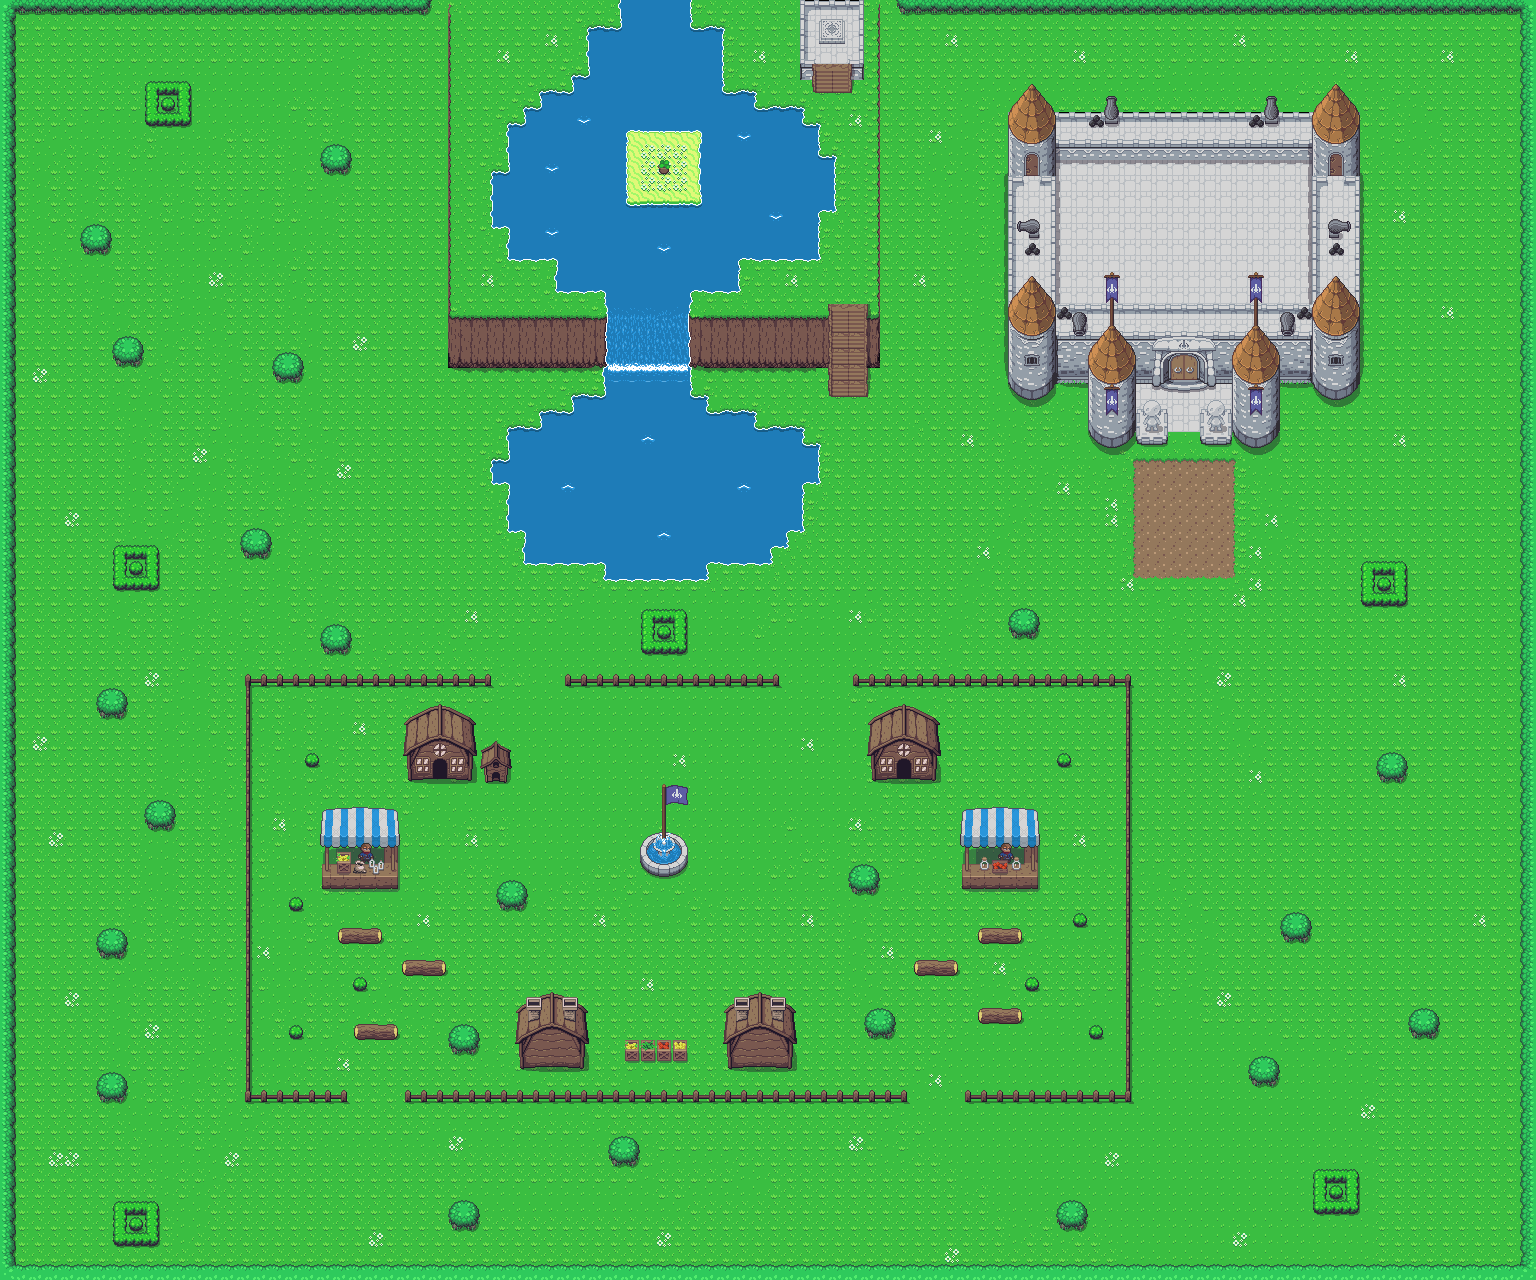

The image is a tile-based game level rendered from a .tmx file. Its description and source (layers, tilesets, objects; grid data summarised) follow:
An orthogonal 96x80 tile map with 16x16 px tiles, 5 tile layers (Background, Mapa, AdornosBack, AdornosFront, ...), 5 tilesets and 25 objects (2x Estatua Seinn, Fuente principal del pueblo Seinn, Tienda 1, Tienda 2, Casa, ...).

<map version="1.2" tiledversion="1.3.1" orientation="orthogonal" renderorder="right-down" compressionlevel="0" width="96" height="80" tilewidth="16" tileheight="16" infinite="0" nextlayerid="8" nextobjectid="54">
 <tileset firstgid="1" source="../Tilesets/Overworld.tsx" />
 <tileset firstgid="1441" source="../Tilesets/Objects.tsx" />
 <tileset firstgid="2101" source="../Tilesets/Adventurer_sprites.tsx" />
 <tileset firstgid="2933" source="../Tilesets/log.tsx" />
 <tileset firstgid="3029" source="../Tilesets/Main_character.tsx" />
 <layer id="1" name="Background" width="96" height="80">
  <data>[7680 cells, 7680 non-empty, 88 distinct tile ids]</data>
 </layer>
 <layer id="2" name="Mapa" width="96" height="80">
  <data>[7680 cells, 1484 non-empty, 277 distinct tile ids]</data>
 </layer>
 <layer id="3" name="AdornosBack" width="96" height="80">
  <data>[7680 cells, 79 non-empty, 6 distinct tile ids]</data>
 </layer>
 <layer id="5" name="AdornosFront" width="96" height="80">
  <data>[7680 cells, 59 non-empty, 37 distinct tile ids]</data>
 </layer>
 <layer id="4" name="Foreground" width="96" height="80">
  <data>[7680 cells, 0 non-empty, 0 distinct tile ids]</data>
 </layer>
 <objectgroup id="6" name="Colisiones">
  <object id="25" x="603" y="581">
   <polyline points="-1,-214 -1,-213 -1,-187 -33,-187 -33,-171 -65,-171 -65,-155 -97,-155 -97,-123 -113,-123 -113,-96 -97,-96 -97,-48 -81,-48 -81,-15 0,-15 0,0 106,0 106,-16 170,-16 170,-32 186,-32 186,-48 202,-48 202,-96 218,-96 218,-138 202,-138 202,-155 154,-155 154,-171 106,-171 106,-186 90,-186 90,-214" />
  </object>
  <object id="27" x="432" y="1">
   <polyline points="0,-1 16,-1 16,14" />
  </object>
  <object id="28" x="896" y="1">
   <polyline points="0,0 -16,0 -16,14" />
  </object>
  <object id="29" x="691" y="305">
   <polyline points="0,0 0,0 0,-11 50,-11 50,-43 130,-43 130,-92 146,-92 146,-150 130,-150 130,-182 114,-182 114,-199 66,-199 66,-215 34,-215 34,-279 2,-279 2,-305 109,-305" />
  </object>
  <object id="30" x="605" y="304">
   <polyline points="0,0 0,-11 -50,-10 -51,-10 -51,-43 -99,-42 -99,-75 -115,-75 -115,-134 -99,-134 -99,-181 -83,-181 -83,-197 -67,-197 -66,-197 -66,-214 -34,-214 -34,-229 -19,-229 -19,-278 13,-278 13,-304" />
  </object>
  <object id="31" x="448" y="0">
   <polyline points="0,0 170,0" />
  </object>
  <object id="32" x="800" y="80">
   <polyline points="0,0 12,0" />
  </object>
  <object id="33" x="852" y="80">
   <polyline points="0,0 12,0" />
  </object>
  <object id="34" x="819" y="44">
   <polygon points="0,0 26,0 26,-25 0,-25" />
  </object>
  <object id="43" x="629" y="201">
   <polyline points="0,0 0,1 69,0 68,-68 0,-68 0,0" />
  </object>
  <object id="45" x="629" y="201">
   <polyline points="0,0 0,1 69,0 68,-68 0,-68 0,0" />
  </object>
  <object id="46" x="656" y="159" width="16" height="17" />
 </objectgroup>
 <objectgroup id="7" name="Interacciones">
  <object id="18" name="Fuente principal del pueblo Seinn" x="632" y="824" width="64" height="64">
   <ellipse />
  </object>
  <object id="19" name="Tienda 1" x="945" y="795" width="112" height="112">
   <ellipse />
  </object>
  <object id="20" name="Tienda 2" x="303" y="794" width="112" height="112">
   <ellipse />
  </object>
  <object id="21" name="Casa" x="402" y="704" width="76" height="80" />
  <object id="22" name="Casa de Pipo" x="481" y="740" width="30" height="44" />
  <object id="23" name="Casa de Flora" x="867" y="704" width="75" height="80" />
  <object id="35" name="Plataforma misteriosa" x="819" y="19" width="26" height="25" />
  <object id="39" name="Verdesitos" x="656" y="176">
   <polygon points="0,0 0,-17 16,-17 16,0" />
  </object>
  <object id="47" name="Casa de Lily" x="514" y="995" width="76" height="80" />
  <object id="48" name="Casa de Matt" x="722" y="994" width="76" height="80" />
  <object id="49" name="Estatua Seinn" x="1136" y="400" width="32" height="46" />
  <object id="52" name="Estatua Seinn" x="1200" y="400" width="32" height="46" />
  <object id="53" name="Entrada al castillo Seinn" x="1161" y="352" width="46" height="32" />
 </objectgroup>
</map>
